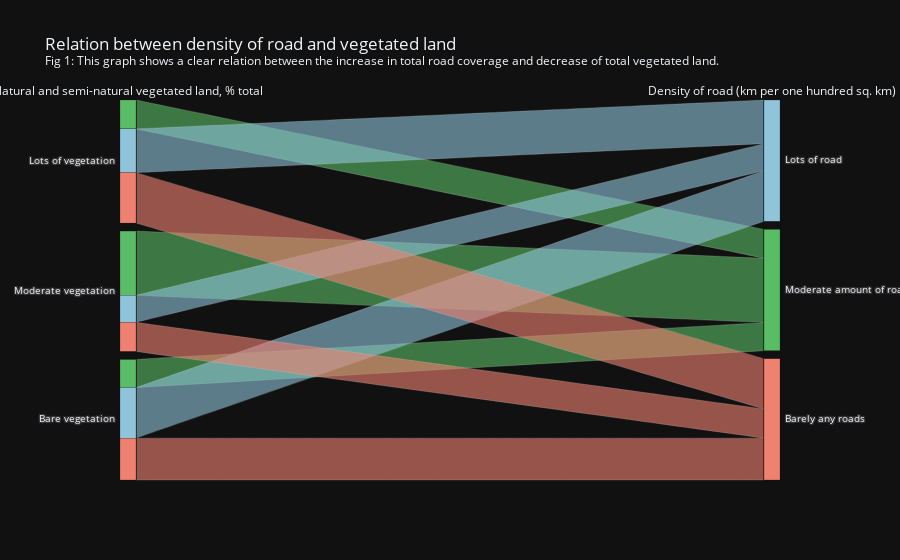

Notebook cell for this chart:
### Markdown cell above
# Industry, infrastructure, and nature.

With industry it is understandable that plenty of advanced infrastructure must follow. Things such as airports, regular ports, train stations and railroads, motorways, and roads are all natural results of an advancing society. These improvements in local infrastructure are a direct sign of an increase in wealth since you would rarely see dirt and gravel roads in an advanced first world country. As more and more infrastructure is installed within a country said country often finds itself in the position of being able to shape the rest of its land in whatever way it pleases bringing plenty of other features to its nation.

It might therefore be interesting to investigate just how a rise in industry and infrastructure might affect local nature.

### Code cell
%store -r fig4
%store -r fig5

fig4.show()

### Figure 1 — Plotly figure (JSON) as saved in the notebook; plotly's stock layout.template omitted (floating-point values rounded to 4 significant figures; data arrays with more than 128 entries replaced by an {"elided": "..."} marker saying what was removed)
{"data": [{"dimensions": [{"categoryarray": ["Lots of vegetation", "Moderate vegetation", "Bare vegetation"], "categoryorder": "array", "label": "Natural and semi-natural vegetated land, % total", "values": {"elided": "3828 str values"}}, {"categoryarray": ["Lots of road", "Moderate amount of road", "Barely any roads"], "categoryorder": "array", "label": "Density of road (km per one hundred sq. km)", "values": {"elided": "3828 str values"}}], "line": {"color": {"elided": "3828 str values"}}, "type": "parcats"}], "layout": {"title": {"text": "Relation between density of road and vegetated land <br><sup>Fig 1: This graph shows a clear relation between the increase in total road coverage and decrease of total vegetated land.</sup>"}}}
